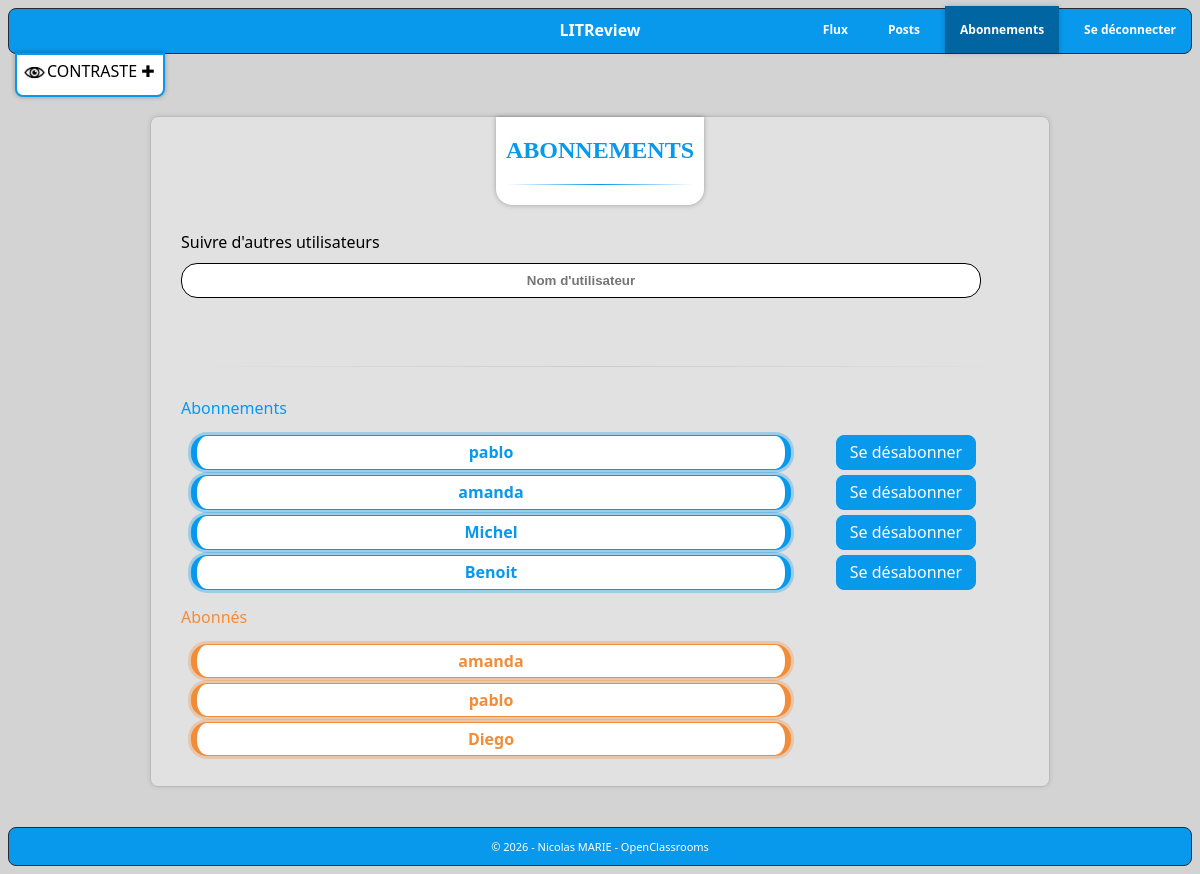
The page /feed/followings/ (signed in) on the database its author committed.
### feed/models.py (models this page shows)
class UserFollows(models.Model):
    user = models.ForeignKey(to=settings.AUTH_USER_MODEL, on_delete=models.CASCADE,
                             related_name='following')
    followed_user = models.ForeignKey(to=settings.AUTH_USER_MODEL, on_delete=models.CASCADE,
                                      related_name='followed_by')
    class Meta:
        unique_together = ('user', 'followed_user', )

### accounts/models.py (models this page shows, shortened)
class User(AbstractUser):
    username = models.CharField(max_length=20, unique=True, null=False)

### feed/views.py (the view)
# urls.py: path('followings/', views.follow_user, name='follows'),
@login_required
def follow_user(request: HttpRequest) -> HttpResponse:
    if request.method == "POST":
        follow_form = FollowUsersForm(request.POST, user=request.user)
        if follow_form.is_valid():
            UserFollows.objects.create(user=request.user, followed_user=follow_form.followed_user)
            messages.success(request=request, message=f"✅ Abonnement à \"{follow_form.followed_user}\" réussi.")
        else:
            for error in follow_form.errors.values():
                messages.error(request=request, message=str(error))
        return redirect(to="feed:follows")
    else:
        follow_form = FollowUsersForm(user=request.user)
    following = (UserFollows.objects.filter(user=request.user).select_related("followed_user"))
    followed_by = (UserFollows.objects.filter(followed_user=request.user).select_related("user"))
    return render(request=request,
                  template_name="feed/followers.html",
                  context={"follow_form": follow_form, "following": following, "followed_by": followed_by})

### feed/forms.py (shortened to what this page needs)
class FollowUsersForm(forms.Form):
    username = forms.CharField(max_length=20,
                               label="",
                               widget=forms.TextInput(attrs={
                                   "placeholder": "Nom d'utilisateur",
                                   "class": "form-input",
                                   "id": "form-input",
                                   "onkeyup": "processChange()",
                               }),
                               required=True,)
    def __init__(self, *args, **kwargs):
        self.user = kwargs.pop("user")
        super().__init__(*args, **kwargs)

### feed/templates/feed/followers.html (shortened to what this page needs)
{% extends 'core/base_feed.html' %}
{% block content %}
<br>
<section class="content" aria-roledescription="region">
    <div class="followpage_details">
        <div class="section_title">
            <h2>ABONNEMENTS</h2>
            <div class="short-feed-separator"></div>
        </div>
        <form method="post" enctype="multipart/form-data">
            <p class="follow_title">
                <label>Suivre d'autres utilisateurs</label><br>
                {{ follow_form.username }}
            </p>
            <br>
            <div class="feed-separator"></div>
            <p class="p_following">
                <label>Abonnements</label>
            </p>
            <div class="follow">
                {% if following %}
                    {% for follow in following %}
                        <p class="following">{{ follow.followed_user.username }}</p>
                        <a title="Bouton Se désabonner de {{follow.followed_user.username}}"
                           href="{% url 'feed:delete-follow' user_id=follow.followed_user.id %}">Se désabonner</a>
                        <br>
                    {% endfor %}
                {% else %}
                    <p class="empty">⮞ Vous n'avez pas d'abonnements</p>
                {% endif %}
            </div>
            <p class="p_followedby">
                <label>Abonnés</label>
            </p>
            <div class="follow">
                {% if followed_by %}
                    {% for follow in followed_by %}
                        <p class="followedby">{{ follow.user.username }}</p>
                    {% endfor %}
                {% else %}
                    <p class="empty">⮞ Vous n'avez pas d'abonnés</p>
                {% endif %}
            </div>
        </form>
    </div>
</section>
{% endblock %}

### core/static/core/styles.css (style rules this page uses)
*, *::before, *::after { box-sizing: border-box; }
body { min-height: 100vh; background: lightgray; color: #0898ec; font-family: "Segoe UI", system-ui, sans-serif; font-size: 16px; }
.content { display: flex; justify-content: center; align-items: center; flex-direction: column; max-width: 900px; margin: 40px auto; padding: 40px; border: 1px solid #bbbbbb; border-radius: 8px; text-align: center; background-color: rgba(255, 255, 255, 30%); box-shadow: 0 0 5px rgba(0,0,0,0.1); }
.content form input[type="text"], .content form input[type="password"] { text-align: center; color: black; font-weight: bold; background-color: white; border: 1px solid #0898ec; height : 35px; border-radius: 16px; }
@media (min-width: 811px) { .content { flex-direction: row; justify-content: center; align-items: flex-start; gap: 100px; } }
@media (min-width: 811px) { .content form input[type="text"], .content form input[type="password"] { width: 350px; } }

### feed/static/feed/styles.css (style rules this page uses)
:root { --color-ticket: #F28C38; --color-review: #0898ec; --color-dark: #292b33; --radius-sm: 8px; --radius-lg: 16px; --shadow-ticket: 0 0 0 3px rgba(242, 140, 56, 0.3); --shadow-review: 0 0 0 3px rgba(8, 152, 236, 0.2); }
.content { padding: 0 30px 0 30px; }
.content form p { text-align: center; }
.content form input[type="text"] { text-align: center; margin-top: 10px; font-weight: bold; padding: 5px; width: 300px; }
.content .section_title { background: white; width: fit-content; border-bottom-right-radius: 16px; border-bottom-left-radius: 16px; box-shadow: 0 0 5px rgba(0,0,0,0.3); display: inline-block; justify-content: center; align-items: center; flex-direction: column; padding: 0px 10px 20px 10px; margin-top: 0; margin-bottom: 10px; }
.content .section_title h2 { font-family: "Futura"; }
.feed-separator { margin: 30px 0; height: 1px; background: linear-gradient(to right, transparent, #ccc, transparent); align-self: stretch; width: 100%; }
.short-feed-separator { margin: 10px 0 0 0; height: 1px; background: linear-gradient(to right, transparent, var(--color-review), transparent); align-self: stretch; width: 100%; }
.content .follow { display: flex; justify-content: center; gap: 5px; flex-direction: column; }
.content .form-input { width: 300px; }
.content .following, .content .followedby { display: inline-block; margin: 0; border-radius: 16px; font-weight: bold; padding: 5px; background-color: white; }
.content .following { border: 1px solid var(--color-review); border-left: 6px solid var(--color-review); border-right: 6px solid var(--color-review); box-shadow: 0 0 0 3px rgba(8, 152, 236, 0.3); color:var(--color-review); }
.content .followedby { border: 1px solid var(--color-ticket); border-left: 6px solid var(--color-ticket); border-right: 6px solid var(--color-ticket); box-shadow: 0 0 0 3px rgba(242, 140, 56, 0.3); color: var(--color-ticket); }
.content .follow a { border: 1px solid var(--color-review); border-radius: 8px; text-decoration: none; background-color: var(--color-review); padding: 5px; color: white; width: 140px; height: 35px; margin-left: 75px; }
.content .p_following { color: var(--color-review); }
.content .p_followedby { color: var(--color-ticket); }
.content .follow_title { color: black; }
.content .follow_title input[type="text"] { border: 1px solid black; }
.content .postspage_details, .content .feedpage_details, .content .followpage_details { display: flex; justify-content: center; align-items: center; flex-direction: column; width: 100%; }
.content .followpage_details { padding-bottom: 30px; }
@media (min-width: 811px) { .content { flex-direction: column; justify-content: center; align-items: flex-start; gap: 0; } }
@media (min-width: 811px) { .content form p, .content p { text-align: left; } }
@media (min-width: 811px) { .content form input[type="text"] { width: 800px; } }
@media (min-width: 811px) { .content .follow { justify-content: left; flex-direction: row; flex-wrap: wrap; } }
@media (min-width: 811px) { .content .follow .following, .content .follow .followedby { width: 600px; margin-left: 10px; justify-content: center; text-align: center; } }
@media (min-width: 811px) { .content .follow a { margin-left: 40px; } }

### rows shown on the page
UserFollows: followed_user.username "pablo"
UserFollows: followed_user.username "amanda"
UserFollows: followed_user.username "Michel"
UserFollows: followed_user.username "Benoit"
UserFollows: user.username "amanda"
UserFollows: user.username "pablo"
UserFollows: user.username "Diego"
